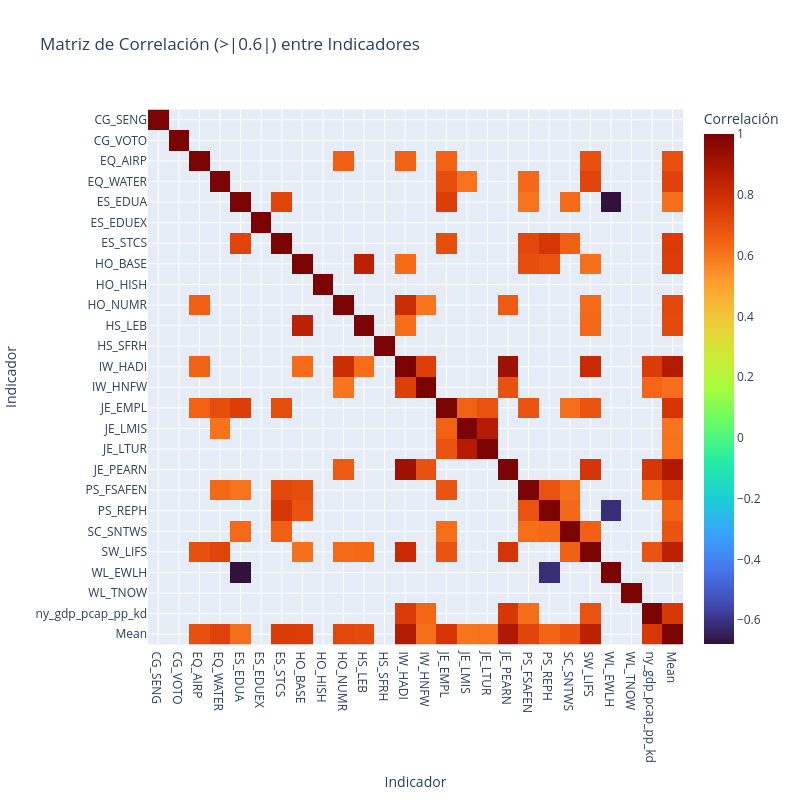

Notebook code cell kept with this figure:
### Code cell
import plotly.express as px
import numpy as np


corr = df_normalizados.iloc[:, 1:].corr()


import numpy as np
corr_filtered = corr.where((corr > 0.6) | (corr < -0.6))


fig = px.imshow(
    corr_filtered,
    labels=dict(x="Indicador", y="Indicador", color="Correlación"),
    title="Matriz de Correlación (>|0.6|) entre Indicadores",
    width=800,
    height=800,
    color_continuous_scale=px.colors.sequential.Turbo,
)
fig.show()

### Figure 1 — Plotly figure (JSON) as saved in the notebook; plotly's stock layout.template omitted (floating-point values rounded to 4 significant figures; data arrays with more than 128 entries replaced by an {"elided": "..."} marker saying what was removed)
{"data": [{"coloraxis": "coloraxis", "hovertemplate": "Indicador: %{x}<br>Indicador: %{y}<br>Correlación: %{z}<extra></extra>", "name": "0", "type": "heatmap", "x": ["CG_SENG", "CG_VOTO", "EQ_AIRP", "EQ_WATER", "ES_EDUA", "ES_EDUEX", "ES_STCS", "HO_BASE", "HO_HISH", "HO_NUMR", "HS_LEB", "HS_SFRH", "IW_HADI", "IW_HNFW", "JE_EMPL", "JE_LMIS", "JE_LTUR", "JE_PEARN", "PS_FSAFEN", "PS_REPH", "SC_SNTWS", "SW_LIFS", "WL_EWLH", "WL_TNOW", "ny_gdp_pcap_pp_kd", "Mean"], "xaxis": "x", "y": ["CG_SENG", "CG_VOTO", "EQ_AIRP", "EQ_WATER", "ES_EDUA", "ES_EDUEX", "ES_STCS", "HO_BASE", "HO_HISH", "HO_NUMR", "HS_LEB", "HS_SFRH", "IW_HADI", "IW_HNFW", "JE_EMPL", "JE_LMIS", "JE_LTUR", "JE_PEARN", "PS_FSAFEN", "PS_REPH", "SC_SNTWS", "SW_LIFS", "WL_EWLH", "WL_TNOW", "ny_gdp_pcap_pp_kd", "Mean"], "yaxis": "y", "z": {"elided": "26x26 float values"}}], "layout": {"coloraxis": {"colorbar": {"title": {"text": "Correlación"}}, "colorscale": [[0, "#30123b"], [0.07143, "#4145ab"], [0.1429, "#4675ed"], [0.2143, "#39a2fc"], [0.2857, "#1bcfd4"], [0.3571, "#24eca6"], [0.4286, "#61fc6c"], [0.5, "#a4fc3b"], [0.5714, "#d1e834"], [0.6429, "#f3c63a"], [0.7143, "#fe9b2d"], [0.7857, "#f36315"], [0.8571, "#d93806"], [0.9286, "#b11901"], [1, "#7a0402"]]}, "height": 800, "title": {"text": "Matriz de Correlación (>|0.6|) entre Indicadores"}, "width": 800, "xaxis": {"anchor": "y", "constrain": "domain", "domain": [0, 1], "scaleanchor": "y", "title": {"text": "Indicador"}}, "yaxis": {"anchor": "x", "autorange": "reversed", "constrain": "domain", "domain": [0, 1], "title": {"text": "Indicador"}}}}
